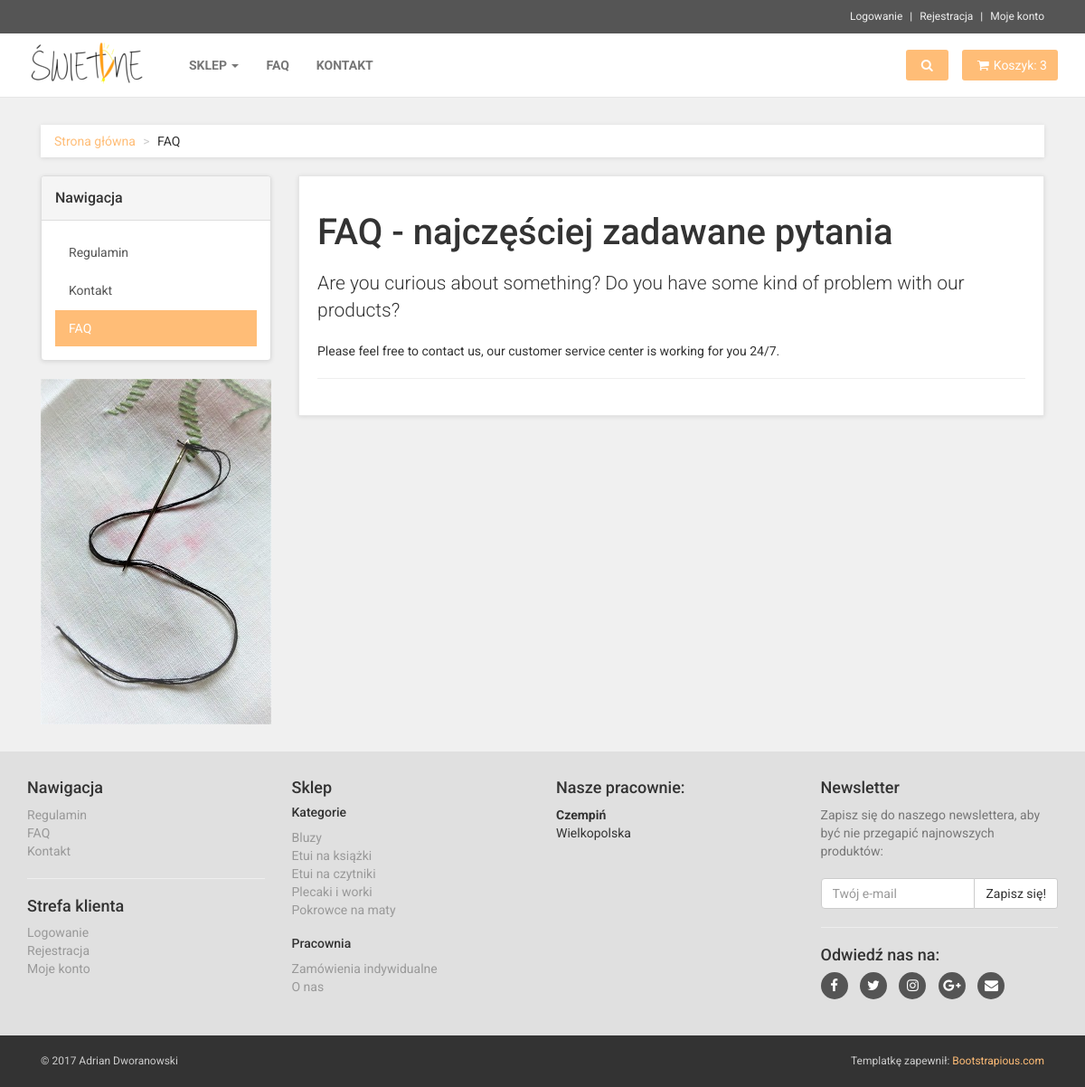
The app's page /faq/, older data.
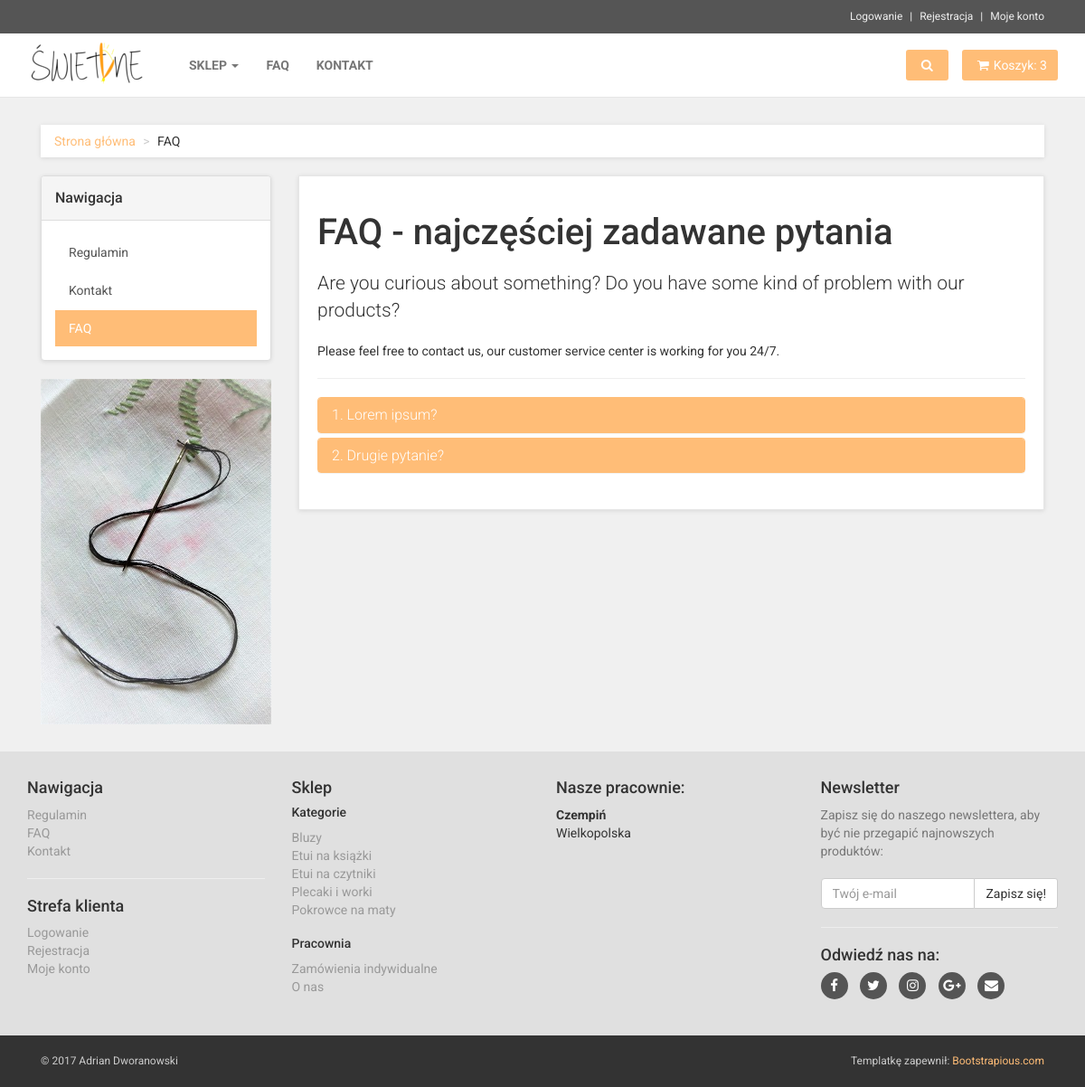
The same page, newer data.
### products/models.py (models this page shows, shortened)
class Category(models.Model):
    title = models.CharField(max_length=120, unique=True)
    slug = models.SlugField(unique=True)
    description = models.TextField(null=True, blank=True)
    active = models.BooleanField(default=True)
    timestamp = models.DateTimeField(auto_now_add=True, auto_now=False)
    objects = models.Manager()

### news/models.py (models this page shows, shortened)
class Faq(models.Model):
    question = models.TextField()
    answer = models.TextField()
    timestamp = models.DateTimeField(auto_now_add=True)
    class Meta:
        ordering = ["timestamp"]

### news/views.py (the view)
# urls.py: url(r'^faq/', views.FaqView.as_view(), name='faq'),
class FaqView(View):
    template = 'news/faq.html'
    def get(self, request):
        faq = Faq.objects.all()
        context = {
            'faq': faq
        }
        return render(request, self.template, context)

### news/forms.py (shortened to what this page needs)
class JoinForm(forms.ModelForm):
    email = forms.EmailField(label='',
            widget=forms.EmailInput(
                attrs={
                    'placeholder': 'Twój e-mail',
                    'class': "form-control"
                }))
    class Meta:
        model = Join
        fields = ['email']

### news/context_processors.py (called while the page is built)
def categories(request):
    categories = Category.objects.all()
    return {'categories': categories}

def news_form(request):
    form = JoinForm(request.POST or None)
    return {
        'form': form,
    }

### news/templates/news/faq.html (shortened to what this page needs)
{% extends "base.html" %} {% block head_title %}Kontakt{% endblock %} {% block content %} {% load staticfiles %}
<div id="content">
    <div class="container">
        <div class="col-md-12">
            <ul class="breadcrumb">
                <li><a href="{% url 'news:home' %}">Strona główna</a>
                </li>
                <li>FAQ</li>
            </ul>
        </div>
        <div class="col-md-3">
            {% include 'sidebar-sm.html' %}
        </div>
        <div class="col-md-9">
            <div class="box" id="contact">
                <h1>FAQ - najczęściej zadawane pytania</h1>
                <p class="lead">Are you curious about something? Do you have some kind of problem with our products?</p>
                <p>Please feel free to contact us, our customer service center is working for you 24/7.</p>
                <hr>
                <div class="panel-group" id="accordion">
                    {% for topic in faq %}
                    <div class="panel panel-primary">
                        <div class="panel-heading">
                            <h4 class="panel-title">
                                <a data-toggle="collapse" data-parent="#accordion" href="#faq{{forloop.counter}}">
						{{forloop.counter}}. {{topic.question}}
					    </a>
                            </h4>
                        </div>
                    </div>
                    {% endfor %}
                </div>
            </div>
        </div>
    </div>
</div>
{% endblock %}

### templates/footer.html (shortened to what this page needs)
{% load staticfiles %}
<div id="footer" data-animate="fadeInUp">
    <div class="container">
        <div class="row">
            <div class="col-md-3 col-sm-6">
                <h4>Nawigacja</h4>
                <ul>
                    <li><a href="text.html">Regulamin</a>
                    </li>
                    <li><a href="faq.html">FAQ</a>
                    </li>
                    <li><a href="contact.html">Kontakt</a>
                    </li>
                </ul>
                <hr>
                <h4>Strefa klienta</h4>
                <ul>
                    <li><a href="#" data-toggle="modal" data-target="#login-modal">Logowanie</a>
                    </li>
                    <li><a href="register.html">Rejestracja</a>
                    </li>
                    <li><a href="register.html">Moje konto</a>
                    </li>
                </ul>
            </div>
            <div class="col-md-3 col-sm-6">
                <h4>Sklep</h4>
                <h5>Kategorie</h5>
                <ul>
                    {% for category in categories %}
                    <li><a href="{% url 'products:category_view' category_slug=category.slug %}">{{category.title}}</a>
                    </li>
                    {% endfor %}
                </ul>
                <h5>Pracownia</h5>
                <ul>
                    <li><a href="category.html">Zamówienia indywidualne</a>
                    </li>
                    <li><a href="category.html">O nas</a>
                    </li>
                </ul>
            </div>
            <div class="col-md-3 col-sm-6">
                <h4>Nasze pracownie:</h4>
                <p><strong>Czempiń</strong>
                    <br>Wielkopolska
                </p>
            </div>
            <div class="col-md-3 col-sm-6">
                <h4>Newsletter</h4>
                <p class="text-muted">Zapisz się do naszego newslettera, aby być nie przegapić najnowszych produktów:</p>
                <form method="POST" action="{% url 'news:home'%}">
                    <div class="input-group">
                        {{ form.email }}
                        <span class="input-group-btn">
			                <button class="btn btn-default btn-news" type="submit">Zapisz się!</button>
                        </span>
                    </div>
                </form>
                <hr>
                <h4>Odwiedź nas na:</h4>
                <p class="social">
                    <a href="#" class="facebook external" data-animate-hover="shake"><i class="fa fa-facebook"></i></a>
                    <a href="#" class="twitter external" data-animate-hover="shake"><i class="fa fa-twitter"></i></a>
                    <a href="#" class="instagram external" data-animate-hover="shake"><i class="fa fa-instagram"></i></a>
                    <a href="#" class="gplus external" data-animate-hover="shake"><i class="fa fa-google-plus"></i></a>
                    <a href="#" class="email external" data-animate-hover="shake"><i class="fa fa-envelope"></i></a>
                </p>
            </div>
        </div>
    </div>
</div>
<div id="copyright">
    <div class="container">
        <div class="col-md-6">
            <p class="pull-left">© 2017 Adrian Dworanowski</p>
        </div>
        <div class="col-md-6">
            <p class="pull-right">Templatkę zapewnił: <a href="https://bootstrapious.com/e-commerce-templates">Bootstrapious.com</a>
            </p>
        </div>
    </div>
</div>

Row changes from the older to the newer data that the page shows:
added Faq: question "Lorem ipsum?"
added Faq: question "Drugie pytanie?"
